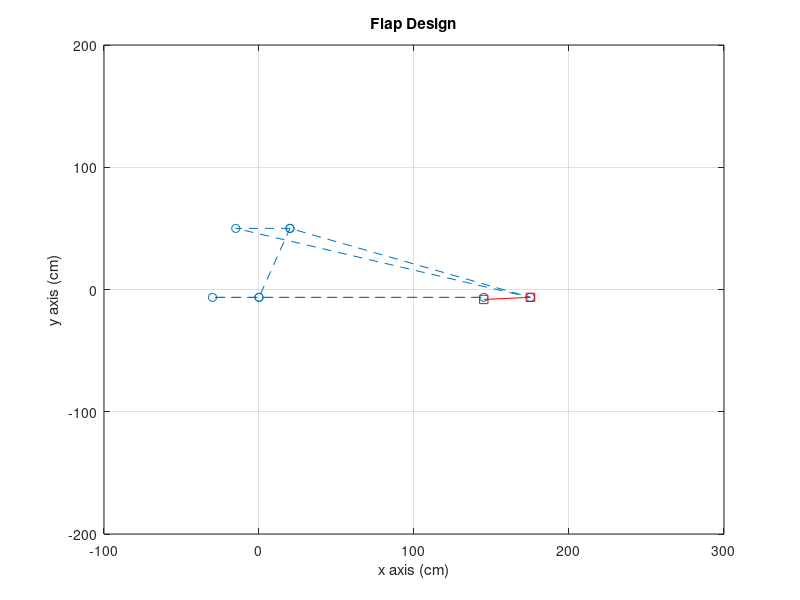

Recreate this plot in MATLAB.
%AER 404 Flap Mechanism 

clear 
close all
clc

ratio=pi/180; 
theta_2=-15*ratio*(1:60); %2 rotations
theta_22=15*ratio*(1:60);
phi=-20*ratio;

%Link lengths
r2=35;
r3=200;


r22=30;
r33=175;


%Simulation

for i=12:60
    r1=r2*cos(theta_2(i))+sqrt((r2*cos(theta_2(i)))^2+r3^2-r2^2);
    r11=r22*cos(theta_22(i))+sqrt((r22*cos(theta_22(i)))^2+r33^2-r22^2);
    
        c3=((r1^2+r3^2-r2^2)/(2*(r1*r3)));
        theta_3=acos(c3);
        
    zz(1,:)=[20, 50]; %A
    zz(2,:)=[20+r2*cos(theta_2(i)),50+r2*sin(theta_2(i))]; %B
    zz(3,:)=[20+r1*cos(phi),50+(r2*cos(theta_2(i))+r3*cos(theta_3))*sin(phi)]; %C
    zz(4,:)=[20,50];        
    
    zz(5,:)=[0,-6.43332364873534]; %A(1)
    zz(6,:)=[0+r22*cos(theta_22(i)),r22*sin(theta_22(i))-6.43332364873534]; %B(1)
    zz(7,:)=[0+r11,-6.43332364873534]; %C(1)
    zz(8,:)=[0,[-6.43332364873534]];
    
    xx(1,:)=[20+r1*cos(phi),50+(r2*cos(theta_2(i))+r3*cos(theta_3))*sin(phi)];
    xx(2,:)=[0+r11,-8.1434];
    
    plot(zz(:,1),zz(:,2),'--o',xx(:,1),xx(:,2),'s-r');
    
    axis([-100 300 -200 200]);
    grid on;
    xlabel('x axis (cm)')
    ylabel('y axis (cm)')
    title('Flap Design')
    pause(0.15);

end


